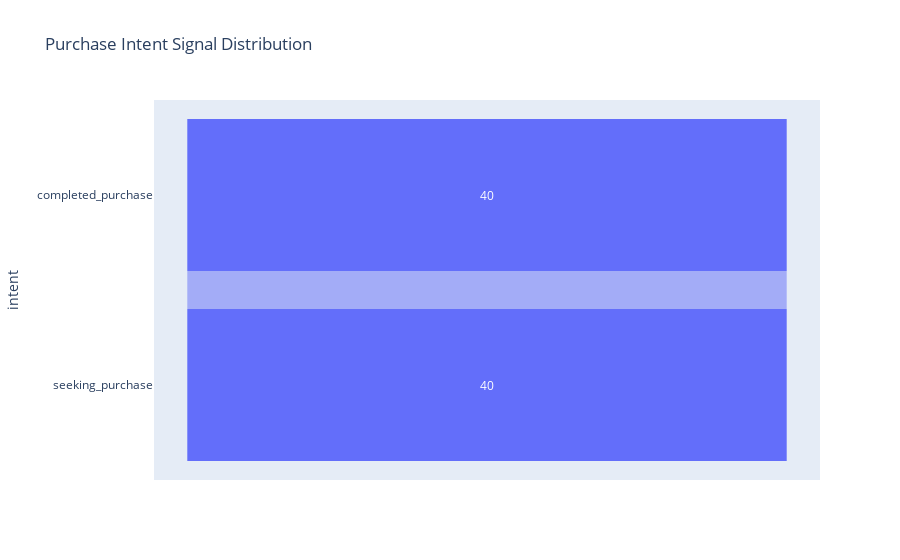

This figure's notebook cell:
### Markdown cell above
## 5. Purchase Intent Analysis

### Code cell
intent_counts = annotated['primary_intent'].value_counts().reset_index()
intent_counts.columns = ['intent', 'count']
intent_counts = intent_counts[intent_counts['intent'].notna()]

fig = px.funnel(
    intent_counts.head(7),
    x='count', y='intent',
    title='Purchase Intent Signal Distribution'
)
fig.show()

print(f"Records with any intent signal: {annotated['primary_intent'].notna().sum():,}")
print(f"Records without intent: {annotated['primary_intent'].isna().sum():,}")

### Figure 1 — Plotly figure (JSON) as saved in the notebook; plotly's stock layout.template omitted (floating-point values rounded to 4 significant figures)
{"data": [{"hovertemplate": "count=%{x}<br>intent=%{y}<extra></extra>", "legendgroup": "", "marker": {"color": "#636efa"}, "name": "", "orientation": "h", "showlegend": false, "type": "funnel", "x": [40, 40], "xaxis": "x", "y": ["completed_purchase", "seeking_purchase"], "yaxis": "y"}], "layout": {"legend": {"tracegroupgap": 0}, "title": {"text": "Purchase Intent Signal Distribution"}, "xaxis": {"anchor": "y", "domain": [0.0, 1.0], "title": {"text": "count"}}, "yaxis": {"anchor": "x", "domain": [0.0, 1.0], "title": {"text": "intent"}}}}
